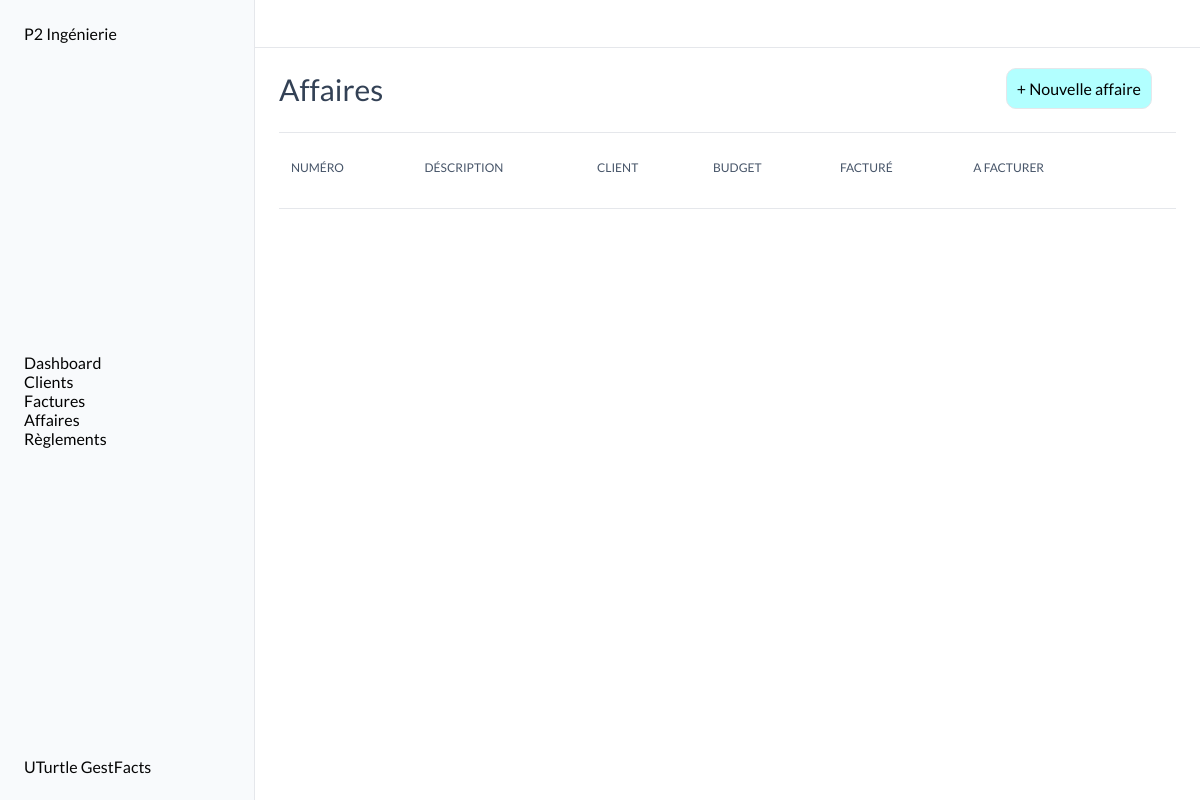
Before: /affaires/ with the older database file.
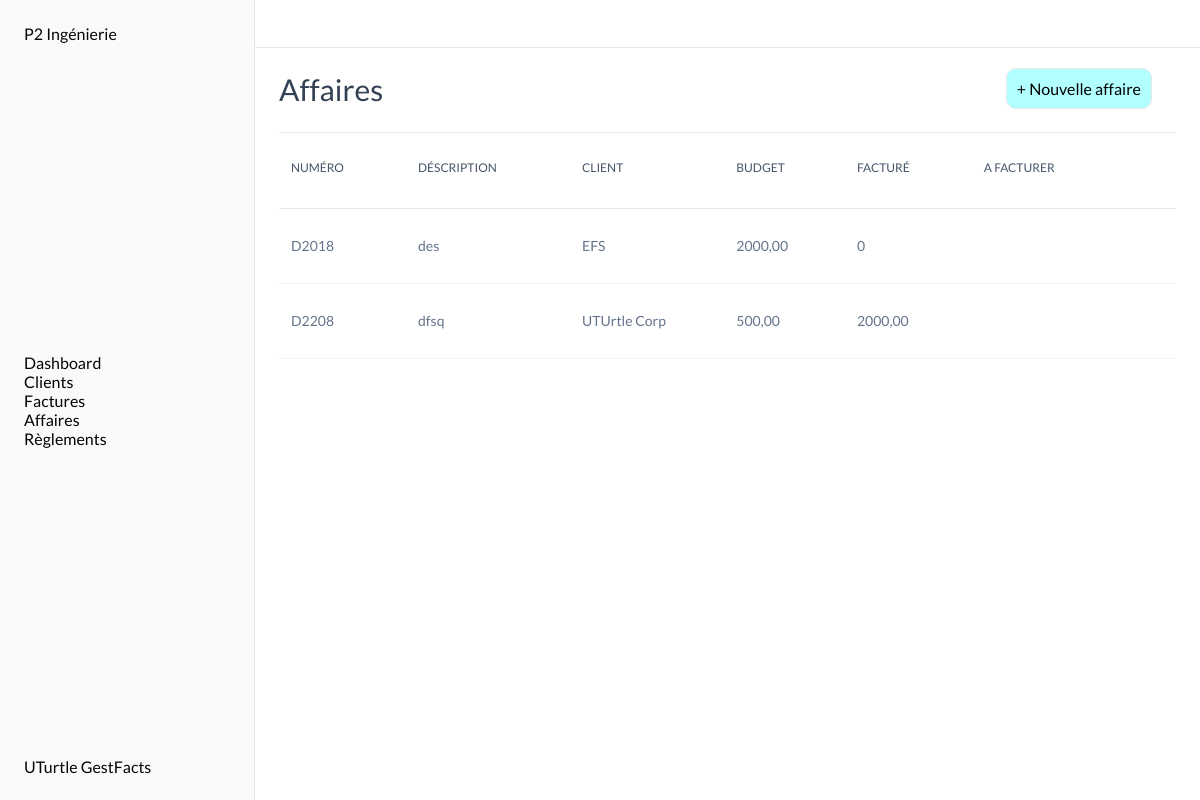
After: the same page with the newer database file.
### affaires/models.py (models this page shows, shortened)
class Affaire(models.Model):
    client = models.ForeignKey('clients.Client', on_delete=models.SET_NULL, null=True, related_name='affaires')
    client_entity_name = models.CharField(max_length=100, blank=True, null=True)
    affaire_number = models.CharField(max_length=10, unique=True, db_index=True)
    affaire_description = models.TextField(max_length=200)
    budget = models.DecimalField(max_digits=10, decimal_places=2, default=0.0)
    factures = models.ManyToManyField('factures.Invoice', related_name='affaires', blank=True, null=True)
    class Meta:
        verbose_name = "Affaire"
        verbose_name_plural = "Affaires"
    def __str__(self):
        return f"{self.affaire_number} : {self.client_entity_name}"
    @property
    def total_facture_ht(self):
        return sum(invoice.amount_ht for invoice in self.factures.all())

### factures/models.py (models this page shows, shortened)
class Invoice(models.Model):
    TYPE_CHOICES = [
        ('facture', 'Facture'),
        ('avoir', 'Avoir'),
        ('proforma', 'Proforma'),
        ]
    STATUT_CHOICES = [
        ('a_payer', 'À payer'),
        ('partiellement_payee', 'Partiellement payée'),
        ('payee', 'Payée'),
        ('en_retard', 'En retard'),
        ('annulee', 'Annulée'),
    ]
    date = models.DateField()
    type = models.CharField(max_length=10, choices=TYPE_CHOICES, default='facture')
    affaire = models.ForeignKey('affaires.Affaire', on_delete=models.CASCADE, related_name="invoices")
    invoice_number = models.CharField(max_length=10, unique=True, db_index=True)
    client = models.ForeignKey('clients.Client', on_delete=models.SET_NULL, related_name='invoices', db_index=True, null=True)
    client_entity_name = models.CharField(max_length=100, blank=True, null=True)
    invoice_object = models.TextField(max_length=200)
    amount_ht = models.DecimalField(max_digits=10, decimal_places=2)
    vat_rate = models.DecimalField(max_digits=5, decimal_places=2, default=20.0)
    statut = models.CharField(max_length=20, choices=STATUT_CHOICES, default='a_payer')
    class Meta:
        verbose_name = "Facture"
        verbose_name_plural = "Factures"

### affaires/views.py (the view)
# urls.py: path('', affaires, name="affaires"),
def affaires(request):
    affaires = Affaire.objects.all()
    print(affaires)
    total_facture_affaire = sum(affaire.total_facture_ht for affaire in affaires)
    for affaire in affaires:
        print(affaire.affaire_number, total_facture_affaire)
    return render(request, 'pages/affaires/affaires.html', context={"affaires": affaires, "total_facture_affaire":total_facture_affaire})

### templates/pages/affaires/affaires.html (shortened to what this page needs)
{% extends "base.html" %}
{% block content %}
<div class="title">
    <H2>Affaires</H2>
    <div class="title_btn">
        <div class="new">+ Nouvelle affaire</div>
    </div>
</div>
<section class="tableau">
    <table class="table">
        <thead>
            <tr>
                <th>
                    <div class="th-div">
                        <span>NUMÉRO</span>
                    </div>
                </th>
                <th>
                    <div class="th-div">
                        <span>DÉSCRIPTION</span>
                    </div>
                </th>
                <th>
                    <div class="th-div">
                        <span>CLIENT</span>
                    </div>
                </th>
                <th>
                    <div class="th-div">
                        <span>BUDGET</span>
                    </div>
                </th>
                <th>
                    <div class="th-div">
                        <span>FACTURÉ</span>
                    </div>
                </th>
                <th>
                    <div class="th-div">
                        <span>A FACTURER</span>
                    </div>
                </th>
                <th>
                    <div class="th-div">
                    </div>
                </th>
            </tr>
        </thead>
        {% if affaires %}
        <tbody>
            {% for affaire in affaires %}
            <tr>
                <td clospan="1">
                    <div class="addresse">
                        <p>{{ affaire.affaire_number }}</p>
                    </div>
                </td>
                <td clospan="1">
                    <div class="addresse">
                        <p>{{ affaire.affaire_description }}</p>
                    </div>
                </td>
                <td clospan="1">
                    <div class="addresse">
                        <P>{{ affaire.client_entity_name }}</P>
                    </div>
                </td>
                <td clospan="1">
                    <div class="addresse">
                        <P>{{ affaire.budget }}</P>
                    </div>
                </td>
                <td clospan="1">
                    <div class="addresse">
                        <P>{{ affaire.total_facture_ht }}</P>
                    </div>
                </td>
                <td clospan="1">
                </td>
                <td clospan="1">
                </td>
            </tr>
            {% endfor %}
        </tbody>
        {% endif %}
    </table>
</section>
{% endblock content %}

Changed rows visible on the page:
added Affaire: affaire_number "D2018", affaire_description "des", client_entity_name "EFS", budget "2000,00", total_facture_ht "0"
added Affaire: affaire_number "D2208", affaire_description "dfsq", client_entity_name "UTUrtle Corp", budget "500,00", total_facture_ht "2000,00"
